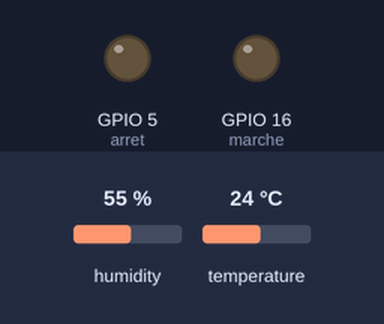
This sketch was run on a simulated ESP8266 (NodeMCU). Shown: output pins drawn as LEDs (lit = HIGH). Wiring (inferred from the names in the program): DHT11 sensor: data GPIO 0. The test bench sets the inputs (shaded band); at power-on: humidity 55 %, temperature 24 °C. WiFi joins after 1.5 s; servers stay silent unless stated; uploads are accepted with an empty reply; what the sketch prints to the serial monitor is not drawn.

Above: at 4.24 s.
Timing chart, 0 to 6.0 s (numbered marks = the images above):
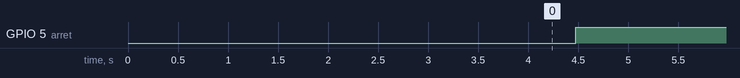

The sketch:

DHT11_TD4.ino
```cpp
/*
 * *************************
 * Capteur : DHT11
 *
 * Les broches sont numérotées de la gauche vers la droite lorsque l'on regarde le capteur de face
 *
 * Broche n°1 connectée au +3.3V
 * Broche n°2 (data) connectée à la broche 'D3' du NodeMcu (Pin 2 pour l'arduino) avec une résistance de 10 K reliée au +3.3v
 * Broche n°3 non connectée
 * Broche n°4 connectée à la masse (GND)
 *
 *
 *  lecture de la consigne dans un fichier temp.cfg placé dans /var/www/html
 *  avec la syntaxe suivante "Consigne : 23 °C"
 *  Modifier SSID PASSWORD IP et DATA THINGSPEAK
 */

// Déclaration des librairies
#include <DHT.h>
#include <DHT_U.h>
#include <ESP8266WiFi.h>

#include <Arduino.h>
#include <ESP8266HTTPClient.h>

// Préparation du capteur DHT
#define DHTPIN 0                      // broche sur laquelle est raccordée la data du capteur (la broche 'D4' du NodeMcu correspond à la broche 2 de l'arduino)
#define DHTTYPE DHT11                 // précise la référence du capteur DHT (DHT11 ou DHT21 ou DHT22)
DHT dht(DHTPIN, DHTTYPE);             // Initialisation du capteur DHT

// Préparation communication
char ssid[] = "VCL_link";    //  your network SSID (name)
char pass[] = "F686EDECB6";   // your network password
int status = WL_IDLE_STATUS;
WiFiClient  client;

// définition des broches pour les leds rouge et vert
int marche = 16;
int arret = 5;

// définition des variables utilisées
int consigne = 22;


// fonction de démarrage
void setup() {
  // Démarrage du bus série
  Serial.begin(115200);               // vitesse
  for(uint8_t t = 4; t > 0; t--) {
    Serial.printf("[SETUP] WAIT %d...\n", t);
    Serial.flush();
    delay(1000);
  }
  Serial.println();
  Serial.println("Bonjour");          // écriture d'un petit message...
  Serial.println("DHT11 et afficheur");

  // Démarrage du capteur DHT11
  dht.begin();

  //Démarrage service
  WiFi.begin(ssid, pass);

  // configuration des broches
  pinMode(arret, OUTPUT);
  pinMode(marche, OUTPUT);

}

// boucle infinie
void loop() {
  HTTPClient http;

  // lecture de la consigne sur serveur
  Serial.print("[HTTP] begin...\n");
  http.begin("http://192.168.0.16/workspace/num_4/temp.cfg"); //HTTP mettre la bonne adresse IP

  Serial.print("[HTTP] GET temp...\n");
  int httpCode = http.GET();        		// start connection, send HTTP header and  read status

  if(httpCode > 0) {						// httpCode will be negative on error
    // HTTP header has been send and Server response header has been handled
    Serial.printf("[HTTP] GET temp... code: %d\n", httpCode);

    // file found at server
    if(httpCode == HTTP_CODE_OK) {
      String payload = http.getString();
      int debut = payload.lastIndexOf(":");
      String lecture = payload.substring(debut+2,debut+4);
      consigne = lecture.toInt();
      Serial.print("Consigne du fichier : ");
      Serial.println(consigne);
    }
  } else {
    Serial.printf("[HTTP] GET temp... failed, error: %s\n", http.errorToString(httpCode).c_str());
  }
  http.end();

  // acquisition des mesures
  float t_read = dht.readTemperature();
  float h_read = dht.readHumidity();
  int t = int(t_read);
  int h = int(h_read);
  if(t > 100) t = 1000;     // pour éviter les erreurs de lecture
  // si la valeur est erronée, "t" es mis à une valeur arbitraire afin de pouvoir la tester
  // test si des valeurs ont été récupérées ou si t etait erronée
  if (isnan(t) || t == 1000) {         // si non
    Serial.println("Failed to read from DHT sensor!");    // affiche un message d'erreur
    return;                           // quitte pour retenter une lecture
  }

  // gestion des leds de simulation de commande
  if(t >= consigne){
    digitalWrite(arret, HIGH);
    digitalWrite(marche, LOW);
  }
  else {
    digitalWrite(arret, LOW);
    digitalWrite(marche, HIGH);
  }

  // affichage des valeurs dans le bus série
  Serial.print("Temperature : ");
  Serial.print(t);
  Serial.print(" *C\t");
  Serial.print("Humidity : ");
  Serial.print(h);
  Serial.println(" %");
  Serial.print("consigne :");
  Serial.print(consigne);
  Serial.println(" *C");

  // Envoi des données du capteur
  Serial.print("[HTTP] begin...\n");
  String donnee = String(t)+";"+String(h);
  String adresse = "http://192.168.0.16/workspace/num_4/save_data.php?data=" +donnee;
  http.begin(adresse); //HTTP

  Serial.print("[HTTP] GET php...\n");
  httpCode = http.GET();				// start connection, send HTTP header and read status

  if(httpCode > 0) {					// httpCode will be negative on error
    // HTTP header has been send and Server response header has been handled
    Serial.printf("[HTTP] GET php... code: %d\n", httpCode);
  }else {
    Serial.printf("[HTTP] GET php... failed, error: %s\n", http.errorToString(httpCode).c_str());
  }
  http.end();


  delay(600000);

}
```

Measured:
- by itself, GPIO 5 (arret): LOW → HIGH at 4.5 s
